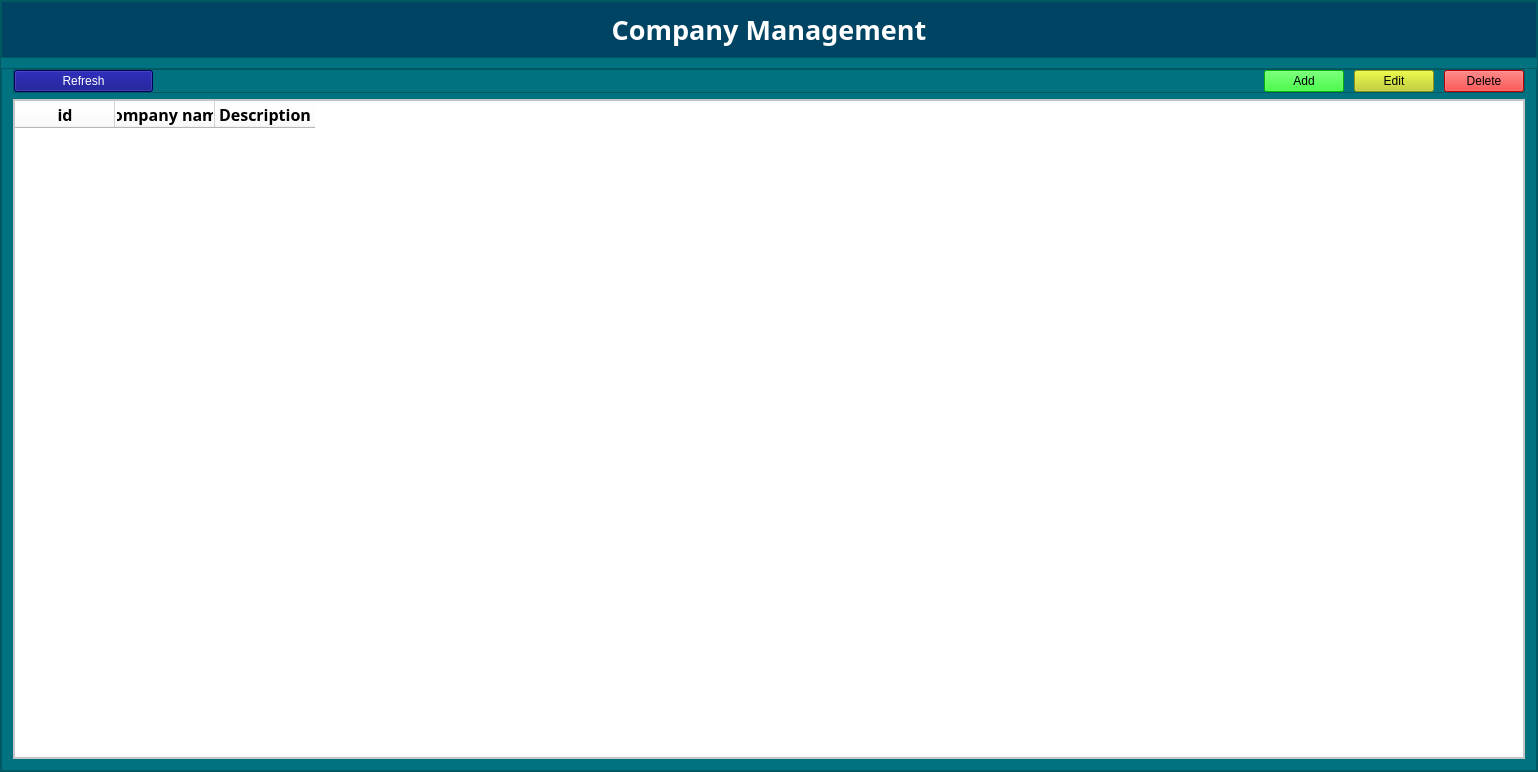
<?xml version="1.0" encoding="UTF-8"?>
<ui version="4.0">
 <class>frm_company</class>
 <widget class="QWidget" name="frm_company">
  <property name="geometry">
   <rect>
    <x>0</x>
    <y>0</y>
    <width>1538</width>
    <height>772</height>
   </rect>
  </property>
  <property name="windowTitle">
   <string>Form Company</string>
  </property>
  <layout class="QVBoxLayout" name="verticalLayout" stretch="0">
   <property name="spacing">
    <number>0</number>
   </property>
   <property name="leftMargin">
    <number>0</number>
   </property>
   <property name="topMargin">
    <number>0</number>
   </property>
   <property name="rightMargin">
    <number>0</number>
   </property>
   <property name="bottomMargin">
    <number>0</number>
   </property>
   <item>
    <widget class="QFrame" name="frame_main">
     <property name="font">
      <font>
       <family>Phetsarath OT</family>
       <pointsize>18</pointsize>
       <weight>50</weight>
       <italic>false</italic>
       <bold>false</bold>
      </font>
     </property>
     <property name="styleSheet">
      <string notr="true">font: 18pt &quot;Phetsarath OT&quot;;
background-color: rgb(1, 114, 127);</string>
     </property>
     <property name="frameShape">
      <enum>QFrame::StyledPanel</enum>
     </property>
     <property name="frameShadow">
      <enum>QFrame::Raised</enum>
     </property>
     <layout class="QGridLayout" name="gridLayout" rowstretch="0,0,10" rowminimumheight="1,1,10">
      <property name="leftMargin">
       <number>0</number>
      </property>
      <property name="topMargin">
       <number>0</number>
      </property>
      <property name="rightMargin">
       <number>0</number>
      </property>
      <property name="bottomMargin">
       <number>0</number>
      </property>
      <property name="horizontalSpacing">
       <number>0</number>
      </property>
      <property name="verticalSpacing">
       <number>10</number>
      </property>
      <item row="0" column="0" rowspan="2">
       <widget class="QFrame" name="frame_3">
        <property name="frameShape">
         <enum>QFrame::StyledPanel</enum>
        </property>
        <property name="frameShadow">
         <enum>QFrame::Raised</enum>
        </property>
        <layout class="QGridLayout" name="gridLayout_5">
         <property name="leftMargin">
          <number>0</number>
         </property>
         <property name="topMargin">
          <number>0</number>
         </property>
         <property name="rightMargin">
          <number>0</number>
         </property>
         <property name="bottomMargin">
          <number>0</number>
         </property>
         <item row="0" column="0">
          <widget class="QWidget" name="widget_4" native="true">
           <property name="font">
            <font>
             <family>Phetsarath OT</family>
             <pointsize>18</pointsize>
             <weight>50</weight>
             <italic>false</italic>
             <bold>false</bold>
            </font>
           </property>
           <property name="styleSheet">
            <string notr="true">background-color: rgb(0, 68, 100);</string>
           </property>
           <layout class="QGridLayout" name="gridLayout_4">
            <item row="0" column="0">
             <widget class="QLabel" name="label">
              <property name="font">
               <font>
                <family>Phetsarath OT</family>
                <pointsize>20</pointsize>
                <weight>75</weight>
                <italic>false</italic>
                <bold>true</bold>
               </font>
              </property>
              <property name="layoutDirection">
               <enum>Qt::LeftToRight</enum>
              </property>
              <property name="styleSheet">
               <string notr="true">font: bold 20pt &quot;Phetsarath OT&quot;;
color: rgb(255, 255, 255);</string>
              </property>
              <property name="text">
               <string>Company Management</string>
              </property>
              <property name="alignment">
               <set>Qt::AlignCenter</set>
              </property>
             </widget>
            </item>
           </layout>
          </widget>
         </item>
        </layout>
       </widget>
      </item>
      <item row="2" column="0">
       <widget class="QFrame" name="frame_4">
        <property name="frameShape">
         <enum>QFrame::StyledPanel</enum>
        </property>
        <property name="frameShadow">
         <enum>QFrame::Raised</enum>
        </property>
        <layout class="QVBoxLayout" name="verticalLayout_2">
         <property name="leftMargin">
          <number>11</number>
         </property>
         <property name="topMargin">
          <number>0</number>
         </property>
         <property name="rightMargin">
          <number>11</number>
         </property>
         <property name="bottomMargin">
          <number>11</number>
         </property>
         <item>
          <widget class="QFrame" name="frame">
           <property name="frameShape">
            <enum>QFrame::StyledPanel</enum>
           </property>
           <property name="frameShadow">
            <enum>QFrame::Raised</enum>
           </property>
           <layout class="QGridLayout" name="gridLayout_2" columnstretch="0,10,5,0,0">
            <property name="leftMargin">
             <number>0</number>
            </property>
            <property name="topMargin">
             <number>0</number>
            </property>
            <property name="rightMargin">
             <number>0</number>
            </property>
            <property name="bottomMargin">
             <number>0</number>
            </property>
            <property name="spacing">
             <number>0</number>
            </property>
            <item row="0" column="3">
             <widget class="QWidget" name="widget" native="true">
              <layout class="QGridLayout" name="gridLayout_3">
               <property name="leftMargin">
                <number>0</number>
               </property>
               <property name="topMargin">
                <number>0</number>
               </property>
               <property name="rightMargin">
                <number>0</number>
               </property>
               <property name="bottomMargin">
                <number>0</number>
               </property>
               <property name="horizontalSpacing">
                <number>10</number>
               </property>
               <property name="verticalSpacing">
                <number>0</number>
               </property>
               <item row="0" column="1">
                <widget class="QPushButton" name="btn_Edit">
                 <property name="styleSheet">
                  <string notr="true">background-color: rgb(193, 209, 17);</string>
                 </property>
                 <property name="text">
                  <string>Edit</string>
                 </property>
                </widget>
               </item>
               <item row="0" column="0">
                <widget class="QPushButton" name="btn_Add">
                 <property name="styleSheet">
                  <string notr="true">background-color: rgb(0, 255, 0);</string>
                 </property>
                 <property name="text">
                  <string>Add</string>
                 </property>
                </widget>
               </item>
               <item row="0" column="2">
                <widget class="QPushButton" name="btn_Delete">
                 <property name="styleSheet">
                  <string notr="true">background-color: rgb(255, 0, 0);</string>
                 </property>
                 <property name="text">
                  <string>Delete</string>
                 </property>
                </widget>
               </item>
              </layout>
             </widget>
            </item>
            <item row="0" column="4">
             <widget class="QWidget" name="widget_3" native="true"/>
            </item>
            <item row="0" column="1">
             <widget class="QWidget" name="widget_2" native="true">
              <layout class="QHBoxLayout" name="horizontalLayout" stretch="2,8,2">
               <property name="spacing">
                <number>0</number>
               </property>
               <property name="leftMargin">
                <number>0</number>
               </property>
               <property name="topMargin">
                <number>0</number>
               </property>
               <property name="rightMargin">
                <number>0</number>
               </property>
               <property name="bottomMargin">
                <number>0</number>
               </property>
               <item>
                <widget class="QWidget" name="widget_5" native="true">
                 <layout class="QGridLayout" name="gridLayout_7">
                  <property name="leftMargin">
                   <number>0</number>
                  </property>
                  <property name="topMargin">
                   <number>0</number>
                  </property>
                  <property name="rightMargin">
                   <number>0</number>
                  </property>
                  <property name="bottomMargin">
                   <number>0</number>
                  </property>
                  <property name="spacing">
                   <number>0</number>
                  </property>
                  <item row="0" column="0">
                   <widget class="QPushButton" name="btn_refresh">
                    <property name="styleSheet">
                     <string notr="true">background-color: rgb(0, 255, 0);
color: rgb(255, 255, 255);
background-color: rgb(0, 0, 127);</string>
                    </property>
                    <property name="text">
                     <string>Refresh</string>
                    </property>
                   </widget>
                  </item>
                 </layout>
                </widget>
               </item>
               <item>
                <widget class="QWidget" name="widget_6" native="true"/>
               </item>
               <item>
                <widget class="QWidget" name="widget_7" native="true">
                 <widget class="QLabel" name="lbl_did">
                  <property name="geometry">
                   <rect>
                    <x>20</x>
                    <y>10</y>
                    <width>81</width>
                    <height>41</height>
                   </rect>
                  </property>
                  <property name="styleSheet">
                   <string notr="true">color: rgb(1, 114, 127);
color: rgb(255, 0, 0);</string>
                  </property>
                  <property name="text">
                   <string/>
                  </property>
                 </widget>
                </widget>
               </item>
              </layout>
             </widget>
            </item>
           </layout>
          </widget>
         </item>
         <item>
          <widget class="QFrame" name="frame_2">
           <property name="styleSheet">
            <string notr="true">background-color: rgb(255, 255, 255);
color: rgb(0, 0, 0);</string>
           </property>
           <property name="frameShape">
            <enum>QFrame::StyledPanel</enum>
           </property>
           <property name="frameShadow">
            <enum>QFrame::Raised</enum>
           </property>
           <layout class="QGridLayout" name="gridLayout_6">
            <property name="leftMargin">
             <number>0</number>
            </property>
            <property name="topMargin">
             <number>0</number>
            </property>
            <property name="rightMargin">
             <number>0</number>
            </property>
            <property name="bottomMargin">
             <number>0</number>
            </property>
            <property name="spacing">
             <number>0</number>
            </property>
            <item row="0" column="0">
             <widget class="QTableWidget" name="tb_show">
              <property name="font">
               <font>
                <family>Phetsarath OT</family>
                <pointsize>18</pointsize>
                <weight>50</weight>
                <italic>false</italic>
                <bold>false</bold>
               </font>
              </property>
              <property name="styleSheet">
               <string notr="true">color: rgb(0, 0, 0);
background-color: rgb(255, 255, 255);</string>
              </property>
              <column>
               <property name="text">
                <string>id</string>
               </property>
               <property name="font">
                <font>
                 <family>Phetsarath OT</family>
                 <pointsize>12</pointsize>
                 <weight>75</weight>
                 <bold>true</bold>
                </font>
               </property>
              </column>
              <column>
               <property name="text">
                <string>Company name</string>
               </property>
               <property name="font">
                <font>
                 <family>Phetsarath OT</family>
                 <pointsize>12</pointsize>
                 <weight>75</weight>
                 <bold>true</bold>
                </font>
               </property>
              </column>
              <column>
               <property name="text">
                <string>Description</string>
               </property>
               <property name="font">
                <font>
                 <family>Phetsarath OT</family>
                 <pointsize>12</pointsize>
                 <weight>75</weight>
                 <bold>true</bold>
                </font>
               </property>
              </column>
             </widget>
            </item>
           </layout>
          </widget>
         </item>
        </layout>
       </widget>
      </item>
     </layout>
    </widget>
   </item>
  </layout>
 </widget>
 <resources/>
 <connections/>
</ui>
